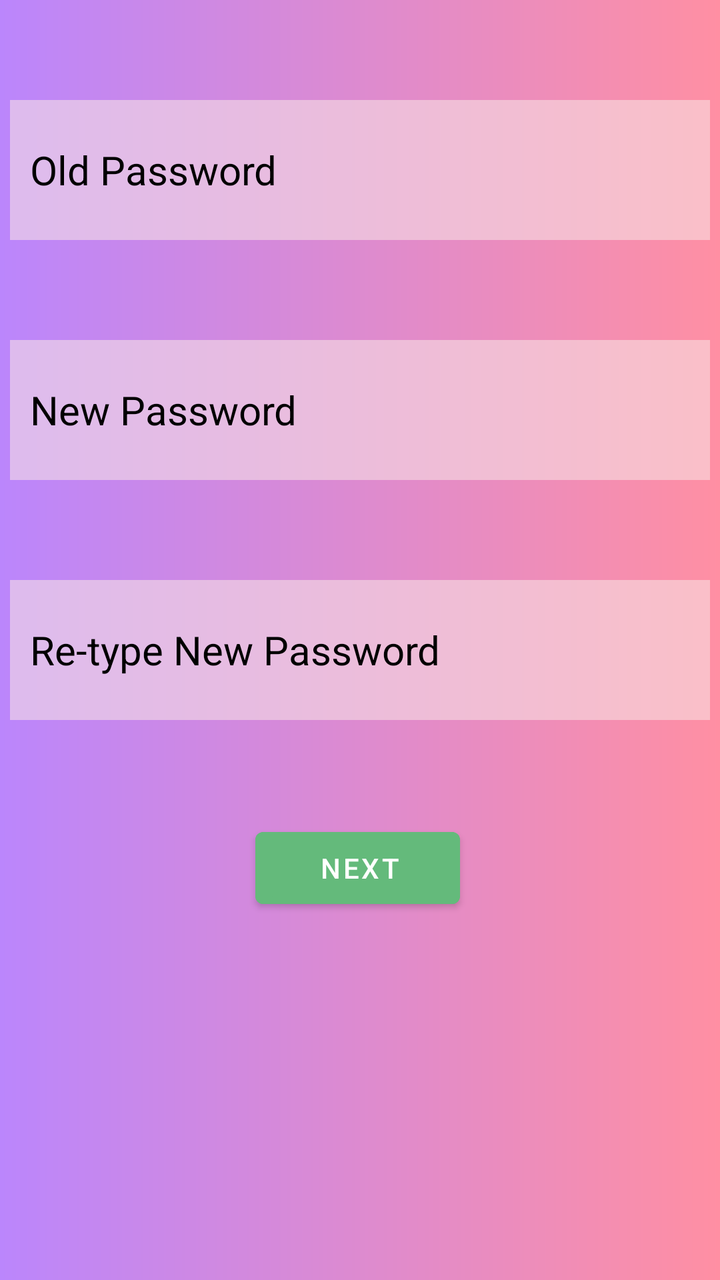
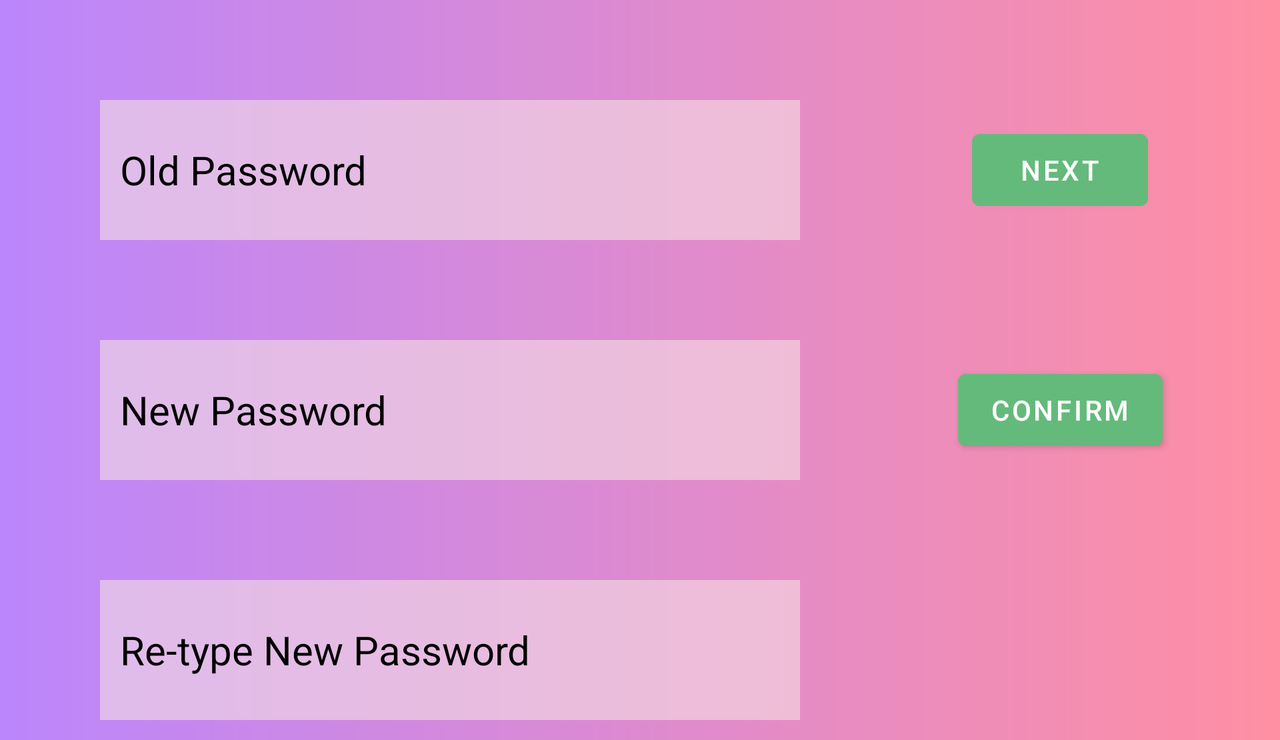

One screen, two layout resources from the same app: the default and the repository's alternative for another configuration. Each is rendered where Android would select it; the XML of both is given below.
<!-- AndroidManifest.xml: application theme Theme.QuizzesForKids3 -->
<!-- res/layout/activity_change_password.xml -->
<?xml version="1.0" encoding="utf-8"?>
<ScrollView xmlns:android="http://schemas.android.com/apk/res/android"
    xmlns:app="http://schemas.android.com/apk/res-auto"
    xmlns:tools="http://schemas.android.com/tools"
    android:layout_width="match_parent"
    android:layout_height="match_parent"
    android:background="@drawable/background">

    <androidx.constraintlayout.widget.ConstraintLayout
        android:layout_width="match_parent"
        android:layout_height="wrap_content"
        android:background="@drawable/background"
        tools:context=".ChangePasswordActivity">

        <EditText
            android:id="@+id/oldPassword"
            android:layout_width="350dp"
            android:layout_height="70dp"
            android:layout_marginTop="50dp"
            android:background="#90ffffff"
            android:backgroundTint="#F8E4E4"
            android:drawableLeft="@drawable/baseline_password_24"
            android:drawablePadding="10dp"
            android:ems="10"
            android:hint="Old Password"
            android:inputType="textPersonName|textPassword"
            android:paddingStart="10dp"
            android:textColorHint="#000000"
            android:textSize="20sp"
            app:layout_constraintEnd_toEndOf="parent"
            app:layout_constraintStart_toStartOf="parent"
            app:layout_constraintTop_toTopOf="parent" />

        <EditText
            android:id="@+id/newPassword"
            android:layout_width="350dp"
            android:layout_height="70dp"
            android:layout_marginTop="50dp"
            android:background="#90ffffff"
            android:backgroundTint="#F8E4E4"
            android:drawableLeft="@drawable/baseline_password_24"
            android:drawablePadding="10dp"
            android:ems="10"
            android:hint="New Password"
            android:inputType="textPersonName|textPassword"
            android:paddingStart="10dp"
            android:textColorHint="#000000"
            android:textSize="20sp"
            app:layout_constraintEnd_toEndOf="@+id/oldPassword"
            app:layout_constraintStart_toStartOf="@+id/oldPassword"
            app:layout_constraintTop_toBottomOf="@+id/oldPassword" />

        <Button
            android:id="@+id/confirmPasswordButton"
            android:layout_width="wrap_content"
            android:layout_height="wrap_content"
            android:layout_marginTop="50dp"
            android:backgroundTint="#64BA7B"
            android:text="Confirm"
            app:layout_constraintEnd_toEndOf="@+id/newPassword"
            app:layout_constraintHorizontal_bias="0.495"
            app:layout_constraintStart_toStartOf="@+id/newPassword"
            app:layout_constraintTop_toBottomOf="@+id/retypeNewPassword" />

        <Button
            android:id="@+id/nextButton"
            android:layout_width="wrap_content"
            android:layout_height="wrap_content"
            android:layout_marginTop="50dp"
            android:layout_marginBottom="10dp"
            android:backgroundTint="#64BA7B"
            android:text="Next"
            app:layout_constraintBottom_toBottomOf="parent"
            app:layout_constraintEnd_toEndOf="@+id/newPassword"
            app:layout_constraintStart_toStartOf="@+id/newPassword"
            app:layout_constraintTop_toBottomOf="@+id/retypeNewPassword" />

        <EditText
            android:id="@+id/retypeNewPassword"
            android:layout_width="350dp"
            android:layout_height="70dp"
            android:layout_marginTop="50dp"
            android:background="#90ffffff"
            android:backgroundTint="#F8E4E4"
            android:drawableLeft="@drawable/baseline_password_24"
            android:drawablePadding="10dp"
            android:ems="10"
            android:hint="Re-type New Password"
            android:inputType="textPersonName|textPassword"
            android:paddingStart="10dp"
            android:textColorHint="#000000"
            android:textSize="20sp"
            app:layout_constraintEnd_toEndOf="@+id/newPassword"
            app:layout_constraintStart_toStartOf="@+id/newPassword"
            app:layout_constraintTop_toBottomOf="@+id/newPassword" />
    </androidx.constraintlayout.widget.ConstraintLayout>
</ScrollView>
<!-- resources referenced by this layout -->
<resources>
  <!-- drawable background (drawable) -->
  <?xml version="1.0" encoding="utf-8"?>
  <shape xmlns:android="http://schemas.android.com/apk/res/android">
      <gradient
          android:startColor="@color/purple_200"
          android:angle="0"
          android:endColor="#ff8fa3" />
  </shape>
  <style name="Theme.QuizzesForKids3" parent="Theme.MaterialComponents.DayNight.DarkActionBar">
          
          <item name="colorPrimary">@color/purple_500</item>
          <item name="colorPrimaryVariant">@color/purple_700</item>
          <item name="colorOnPrimary">@color/white</item>
          
          <item name="colorSecondary">@color/teal_200</item>
          <item name="colorSecondaryVariant">@color/teal_700</item>
          <item name="colorOnSecondary">@color/black</item>
          
          <item name="android:statusBarColor">?attr/colorPrimaryVariant</item>
          
      </style>
</resources>
<!-- res/layout-land/activity_change_password.xml (the repository's variant of the layout above) -->
<!-- drawn on the phone turned sideways -->
<?xml version="1.0" encoding="utf-8"?>
<ScrollView xmlns:android="http://schemas.android.com/apk/res/android"
    xmlns:app="http://schemas.android.com/apk/res-auto"
    xmlns:tools="http://schemas.android.com/tools"
    android:layout_width="match_parent"
    android:layout_height="match_parent"
    android:background="@drawable/background">

    <androidx.constraintlayout.widget.ConstraintLayout
        android:layout_width="match_parent"
        android:layout_height="wrap_content"
        android:background="@drawable/background"
        tools:context=".ChangePasswordActivity">

        <EditText
            android:id="@+id/oldPassword"
            android:layout_width="350dp"
            android:layout_height="70dp"
            android:layout_marginStart="50dp"
            android:layout_marginTop="50dp"
            android:background="#90ffffff"
            android:backgroundTint="#F8E4E4"
            android:drawableLeft="@drawable/baseline_password_24"
            android:drawablePadding="10dp"
            android:ems="10"
            android:hint="Old Password"
            android:inputType="textPersonName|textPassword"
            android:paddingStart="10dp"
            android:textColorHint="#000000"
            android:textSize="20sp"
            app:layout_constraintStart_toStartOf="parent"
            app:layout_constraintTop_toTopOf="parent" />

        <EditText
            android:id="@+id/newPassword"
            android:layout_width="350dp"
            android:layout_height="70dp"
            android:layout_marginTop="50dp"
            android:background="#90ffffff"
            android:backgroundTint="#F8E4E4"
            android:drawableLeft="@drawable/baseline_password_24"
            android:drawablePadding="10dp"
            android:ems="10"
            android:hint="New Password"
            android:inputType="textPersonName|textPassword"
            android:paddingStart="10dp"
            android:textColorHint="#000000"
            android:textSize="20sp"
            app:layout_constraintEnd_toEndOf="@+id/oldPassword"
            app:layout_constraintStart_toStartOf="@+id/oldPassword"
            app:layout_constraintTop_toBottomOf="@+id/oldPassword" />

        <Button
            android:id="@+id/confirmPasswordButton"
            android:layout_width="wrap_content"
            android:layout_height="wrap_content"
            android:backgroundTint="#64BA7B"
            android:text="Confirm"
            app:layout_constraintBottom_toBottomOf="@+id/newPassword"
            app:layout_constraintEnd_toEndOf="@+id/nextButton"
            app:layout_constraintStart_toStartOf="@+id/nextButton"
            app:layout_constraintTop_toTopOf="@+id/newPassword" />

        <Button
            android:id="@+id/nextButton"
            android:layout_width="wrap_content"
            android:layout_height="wrap_content"
            android:layout_marginStart="50dp"
            android:layout_marginEnd="30dp"
            android:backgroundTint="#64BA7B"
            android:text="Next"
            app:layout_constraintBottom_toBottomOf="@+id/oldPassword"
            app:layout_constraintEnd_toEndOf="parent"
            app:layout_constraintStart_toEndOf="@+id/oldPassword"
            app:layout_constraintTop_toTopOf="@+id/oldPassword" />

        <EditText
            android:id="@+id/retypeNewPassword"
            android:layout_width="350dp"
            android:layout_height="70dp"
            android:layout_marginTop="50dp"
            android:layout_marginBottom="10dp"
            android:background="#90ffffff"
            android:backgroundTint="#F8E4E4"
            android:drawableLeft="@drawable/baseline_password_24"
            android:drawablePadding="10dp"
            android:ems="10"
            android:hint="Re-type New Password"
            android:inputType="textPersonName|textPassword"
            android:paddingStart="10dp"
            android:textColorHint="#000000"
            android:textSize="20sp"
            app:layout_constraintBottom_toBottomOf="parent"
            app:layout_constraintEnd_toEndOf="@+id/newPassword"
            app:layout_constraintStart_toStartOf="@+id/newPassword"
            app:layout_constraintTop_toBottomOf="@+id/newPassword" />
    </androidx.constraintlayout.widget.ConstraintLayout>
</ScrollView>
